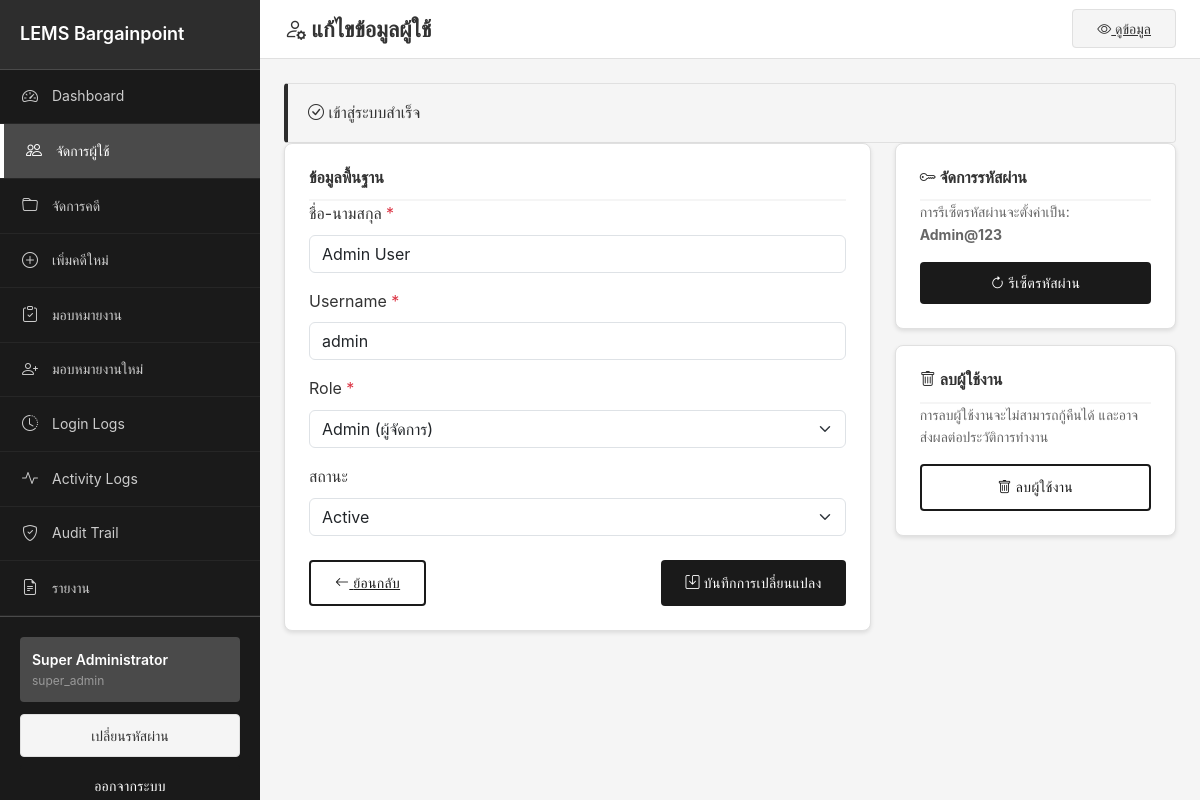
The app's page /public/users/3/edit (signed in) with its own data.
### tables this page shows
CREATE TABLE users (
    id INT UNSIGNED AUTO_INCREMENT PRIMARY KEY,
    fullname VARCHAR(255) NOT NULL,
    username VARCHAR(100) NOT NULL UNIQUE,
    password VARCHAR(255) NOT NULL COMMENT 'Hashed password using password_hash()',
    role ENUM('super_admin', 'it', 'admin', 'officer') NOT NULL DEFAULT 'officer',
    status ENUM('active', 'inactive') NOT NULL DEFAULT 'active',
    last_login DATETIME NULL,
    created_at TIMESTAMP DEFAULT CURRENT_TIMESTAMP,
    updated_at TIMESTAMP DEFAULT CURRENT_TIMESTAMP ON UPDATE CURRENT_TIMESTAMP,
    created_by INT UNSIGNED NULL,
    updated_by INT UNSIGNED NULL,
    INDEX idx_username (username),
    INDEX idx_role (role),
    INDEX idx_status (status),
    INDEX idx_created_at (created_at)
);

### core/Request.php (called while the page is built, shortened)
<?php
class Request
{
    private $method;
    private $uri;
    private $params;
    public function __construct()
    {
        $this->method = $_SERVER['REQUEST_METHOD'] ?? 'GET';
        $this->uri = $this->parseUri();
        $this->params = [];
    }
    private function parseUri(): string
    {
        $uri = $_SERVER['REQUEST_URI'] ?? '/';
        $scriptName = $_SERVER['SCRIPT_NAME'];
        $basePath = dirname($scriptName);
        if ($basePath !== '/' && $basePath !== '' && strpos($uri, $basePath) === 0) {
            $uri = substr($uri, strlen($basePath));
        }
        return $uri;
    }
    public function method(): string
    {
        return $this->method;
    }
    public function uri(): string
    {
        return $this->uri;
    }
    public function setParams(array $params): void
    {
        $this->params = $params;
    }
    public function param(string $key, $default = null)
    {
        return $this->params[$key] ?? $default;
    }
}

### app/Controllers/BaseController.php (called while the page is built, shortened)
<?php
abstract class BaseController
{
    public function __construct(Request $request, Response $response)
    {
        $this->request = $request;
    }
    protected function view(string $view, array $data = []): void
    {
        extract($data);
        $viewPath = BASE_PATH . '/views/' . $view . '.php';
        require $viewPath;
    }
}

### app/Controllers/UserController.php (called while the page is built, shortened)
<?php
class UserController extends BaseController
{
    private $userModel;
    public function __construct($request, $response)
    {
        $this->userModel = new User();
    }
    public function edit(): void
    {
        $id = $this->request->param('id');
        $user = $this->userModel->find($id);
        $this->view('users/edit', [
            'pageTitle' => 'Edit User',
            'user' => $user
        ]);
    }
}

### public/index.php (called while the page is built, shortened)
<?php
$request = new Request();
$response = new Response();
$router = new Router($request, $response);
$routes = require_once BASE_PATH . '/config/routes.php';
$router->loadRoutes($routes);
try {
    $router->dispatch();
} catch (Exception $e) {
    error_log('Application Error: ' . $e->getMessage());
    if ($_ENV['APP_DEBUG'] === 'true') {
        echo '<h1>Application Error</h1>';
        echo '<p>' . $e->getMessage() . '</p>';
        echo '<pre>' . $e->getTraceAsString() . '</pre>';
    } else {
        $response->serverError();
    }
}

### app/Helpers/UrlHelper.php (called while the page is built, shortened)
<?php
function base_path_url(): string {
    static $basePath = null;
    if ($basePath === null) {
        $scriptName = $_SERVER['SCRIPT_NAME'];
        $basePath = dirname($scriptName);
    }
    return $basePath;
}
function url(string $path = ''): string {
    $basePath = base_path_url();
    $path = ltrim($path, '/');
    $basePath = rtrim($basePath, '/');
    return $basePath . '/' . $path;
}

### config/database.php (called while the page is built)
<?php
return [
    'driver' => 'mysql',
    'host' => $_ENV['DB_HOST'] ?? 'localhost',
    'port' => $_ENV['DB_PORT'] ?? '3306',
    'database' => $_ENV['DB_DATABASE'] ?? 'lems_db',
    'username' => $_ENV['DB_USERNAME'] ?? 'root',
    'password' => $_ENV['DB_PASSWORD'] ?? '',
    'charset' => $_ENV['DB_CHARSET'] ?? 'utf8mb4',
    'collation' => $_ENV['DB_COLLATION'] ?? 'utf8mb4_unicode_ci',
    'options' => [
        PDO::ATTR_ERRMODE => PDO::ERRMODE_EXCEPTION,
        PDO::ATTR_DEFAULT_FETCH_MODE => PDO::FETCH_ASSOC,
        PDO::ATTR_EMULATE_PREPARES => false,
        PDO::MYSQL_ATTR_INIT_COMMAND => "SET NAMES utf8mb4 COLLATE utf8mb4_unicode_ci"
    ],
];

### core/Database.php (called while the page is built, shortened)
<?php
class Database
{
    private static $instance = null;
    private $connection;
    private $config;
    private function __construct()
    {
        $this->config = require __DIR__ . '/../config/database.php';
    }
    public static function getInstance(): self
    {
        if (self::$instance === null) {
            self::$instance = new self();
        }
        return self::$instance;
    }
    private function connect(): void
    {
        try {
            $dsn = sprintf(
                "%s:host=%s;port=%s;dbname=%s;charset=%s",
                $this->config['driver'],
                $this->config['host'],
                $this->config['port'],
                $this->config['database'],
                $this->config['charset']
            );
            $this->connection = new PDO(
                $dsn,
                $this->config['username'],
                $this->config['password'],
                $this->config['options']
            );
        } catch (PDOException $e) {
            $this->handleError($e);
        }
    }
    public function query(string $sql, array $params = []): \PDOStatement
    {
        try {
            $stmt = $this->connection->prepare($sql);
            $stmt->execute($params);
            return $stmt;
        } catch (PDOException $e) {
            $this->handleError($e);
        }
    }
    public function fetch(string $sql, array $params = []): ?array
    {
        $stmt = $this->query($sql, $params);
        $result = $stmt->fetch();
        return $result ?: null;
    }
}

### app/Models/BaseModel.php (called while the page is built, shortened)
<?php
abstract class BaseModel
{
    protected $db;
    protected $table;
    protected $primaryKey = 'id';
    public function __construct()
    {
        $this->db = Database::getInstance();
    }
    public function find(int $id): ?array
    {
        $sql = "SELECT * FROM {$this->table} WHERE {$this->primaryKey} = :id LIMIT 1";
        return $this->db->fetch($sql, ['id' => $id]);
    }
}

### app/Helpers/SecurityHelper.php (called while the page is built, shortened)
<?php
function e($string) {
    return htmlspecialchars($string ?? '', ENT_QUOTES, 'UTF-8');
}

### views/users/edit.php (the view, shortened to what this page needs)
<!DOCTYPE html>
<html lang="th">
<head>
    <link href="https://cdn.jsdelivr.net/npm/bootstrap@5.3.2/dist/css/bootstrap.min.css" rel="stylesheet">
    <link href="https://cdn.jsdelivr.net/npm/bootstrap-icons@1.11.2/font/bootstrap-icons.css" rel="stylesheet">
    <link href="<?= url('assets/css/professional.css') ?>" rel="stylesheet">
</head>
<body>
    <?php include __DIR__ . '/../layouts/sidebar.php'; ?>
    <div class="main-content-with-sidebar">
        <div class="top-navbar">
            <div class="d-flex align-items-center justify-content-between w-100">
                <div class="d-flex align-items-center">
                    <h1 class="page-title"><i class="bi bi-person-gear"></i> แก้ไขข้อมูลผู้ใช้</h1>
                </div>
                <div>
                    <a href="<?= url('users/' . $user['id']) ?>" class="btn-professional-light">
                        <i class="bi bi-eye"></i> ดูข้อมูล
                    </a>
                </div>
            </div>
        </div>
        <div class="container-fluid p-4">
            <?php if (isset($_SESSION['_flash']['success'])): ?>
                <div class="alert-professional alert-professional-success alert-dismissible fade show">
                    <i class="bi bi-check-circle"></i> <?= e($_SESSION['_flash']['success']) ?>
                </div>
            <?php endif; ?>
            <div class="row">
                <div class="col-md-8">
                    <div class="professional-card">
                        <div class="professional-card-header">
                            <h5 class="mb-0">ข้อมูลพื้นฐาน</h5>
                        </div>
                        <div class="professional-card-body">
                        <form action="<?= url('users/' . $user['id'] . '/update') ?>" method="POST">
                            <div class="mb-3">
                                <label for="fullname" class="form-label">ชื่อ-นามสกุล <span class="text-danger">*</span></label>
                                <input type="text" class="form-control" id="fullname" name="fullname" value="<?= e($user['fullname']) ?>" required minlength="3">
                            </div>
                            <div class="mb-3">
                                <label for="username" class="form-label">Username <span class="text-danger">*</span></label>
                                <input type="text" class="form-control" id="username" name="username" value="<?= e($user['username']) ?>" required minlength="4">
                            </div>
                            <div class="mb-3">
                                <label for="role" class="form-label">Role <span class="text-danger">*</span></label>
                                <select class="form-select" id="role" name="role" required>
                                    <option value="admin" <?= $user['role'] == 'admin' ? 'selected' : '' ?>>Admin (ผู้จัดการ)</option>
                                </select>
                            </div>
                            <div class="mb-3">
                                <label for="status" class="form-label">สถานะ</label>
                                <select class="form-select" id="status" name="status">
                                    <option value="active" <?= $user['status'] == 'active' ? 'selected' : '' ?>>Active</option>
                                </select>
                            </div>
                                <div class="d-flex justify-content-between mt-4">
                                    <a href="<?= url('users') ?>" class="btn-professional-outline">
                                        <i class="bi bi-arrow-left"></i> ย้อนกลับ
                                    </a>
                                    <button type="submit" class="btn-professional">
                                        <i class="bi bi-save"></i> บันทึกการเปลี่ยนแปลง
                                    </button>
                                </div>
                            </form>
                        </div>
                    </div>
                </div>
                <div class="col-md-4">
                    <div class="professional-card mb-3">
                        <div class="professional-card-header">
                            <h5 class="mb-0"><i class="bi bi-key"></i> จัดการรหัสผ่าน</h5>
                        </div>
                        <div class="professional-card-body">
                            <p class="text-muted-professional small">
                                การรีเซ็ตรหัสผ่านจะตั้งค่าเป็น: <strong>Admin@123</strong>
                            </p>
                            <form action="<?= url('users/' . $user['id'] . '/reset-password') ?>" method="POST" onsubmit="return confirm('คุณแน่ใจหรือไม่ที่จะรีเซ็ตรหัสผ่าน?');">
                                <button type="submit" class="btn-professional w-100">
                                    <i class="bi bi-arrow-clockwise"></i> รีเซ็ตรหัสผ่าน
                                </button>
                            </form>
                        </div>
                    </div>
                    <div class="professional-card">
                        <div class="professional-card-header">
                            <h5 class="mb-0"><i class="bi bi-trash"></i> ลบผู้ใช้งาน</h5>
                        </div>
                        <div class="professional-card-body">
                            <p class="text-muted-professional small">
                                การลบผู้ใช้งานจะไม่สามารถกู้คืนได้ และอาจส่งผลต่อประวัติการทำงาน
                            </p>
                            <?php if ($user['id'] == $_SESSION['user_id']): ?>
                                <div class="alert-professional alert-professional-warning py-1 small">คุณไม่สามารถลบบัญชีตัวเองได้</div>
                            <?php else: ?>
                                <form action="<?= url('users/' . $user['id'] . '/delete') ?>" method="POST" onsubmit="return confirm('คุณแน่ใจหรือไม่ที่จะลบผู้ใช้งานนี้ถาวร?');">
                                    <button type="submit" class="btn-professional-outline w-100">
                                        <i class="bi bi-trash"></i> ลบผู้ใช้งาน
                                    </button>
                                </form>
                            <?php endif; ?>
                        </div>
                    </div>
                </div>
            </div>
        </div>
    </div>
</body>
</html>

### core/Router.php (shortened to what this page needs)
<?php
class Router
{
    private $routes = [];
    private $request;
    private $response;
    public function __construct(Request $request, Response $response)
    {
        $this->request = $request;
        $this->response = $response;
    }
    public function addRoute(string $route, string $handler): void
    {
        list($method, $path) = explode(' ', $route, 2);
        $this->routes[] = [
            'method' => $method,
            'path' => $path,
            'handler' => $handler,
            'pattern' => $this->convertToPattern($path)
        ];
    }
    private function convertToPattern(string $path): string
    {
        $pattern = preg_replace('/\/:([a-zA-Z0-9_]+)/', '/(?P<$1>[a-zA-Z0-9_]+)', $path);
        $pattern = '#^' . $pattern . '$#';
        return $pattern;
    }
    public function dispatch(): void
    {
        $method = $this->request->method();
        $uri = $this->request->uri();
        foreach ($this->routes as $route) {
            if ($route['method'] === $method && preg_match($route['pattern'], $uri, $matches)) {
                $params = array_filter($matches, 'is_string', ARRAY_FILTER_USE_KEY);
                $this->request->setParams($params);
                $this->callController($route['handler']);
                return;
            }
        }
        $this->response->notFound();
    }
    private function callController(string $handler): void
    {
        list($controllerName, $method) = explode('@', $handler);
        $controller = new $controllerClass($this->request, $this->response);
        $controller->$method();
    }
}

### records on screen
users: fullname "Admin User", username "admin", role "Admin (ผู้จัดการ)", status "Active"
